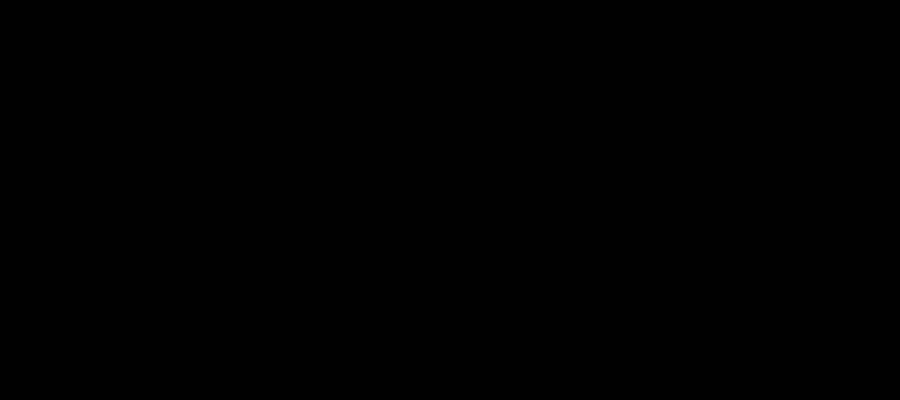
Frame 1 (no input)
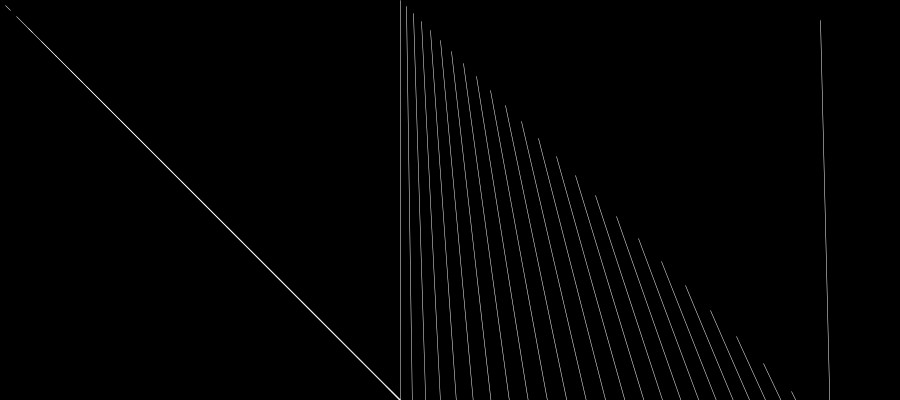
Frame 60 (the mouse pressed at the canvas centre just before this capture)
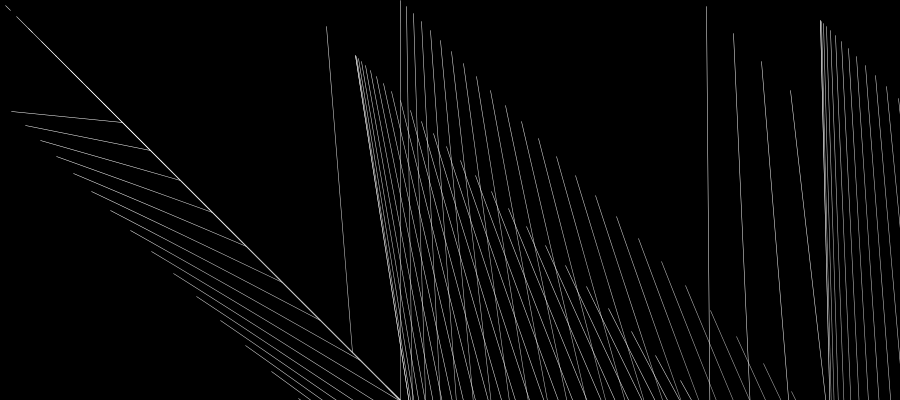
Frame 120 (the mouse held since frame 60 and released just before this capture)

The Processing sketch that drew these frames (run headless with seeded random() and noise(); from frame 60 on, the mouse is pressed at the canvas centre):

// Processing sketch: processing_72466
// ── processing_72466.pde

// Generative pattern
 
 
 
// Declare and initialize two float variables
float circleX = -50;
float circleY = -50;
float R = random(400);
 
void setup() {
  size(900,400);
  smooth();
  background(0);
  //frameRate(2000);

}
 
void draw() {
   strokeWeight(0.5);
  stroke(255);
  noFill(); 
   
 
  line(circleX, circleY, circleX+circleY, circleX+circleY);
  
  // This will make the to the right on the next pass --
  // each move will increase from 0 to 30 pixels to the right
  circleX = circleX + (frameCount % 30);
  //Keep it in range
  circleX = circleX % width;
   
  // Move circle down + keep it in range
  circleY = circleY + (frameCount % 30);
  circleY = circleY % height;
  noStroke();
  fill(0, random(0, 10));
  rect(random(900),random(400),R,R);

  
}
